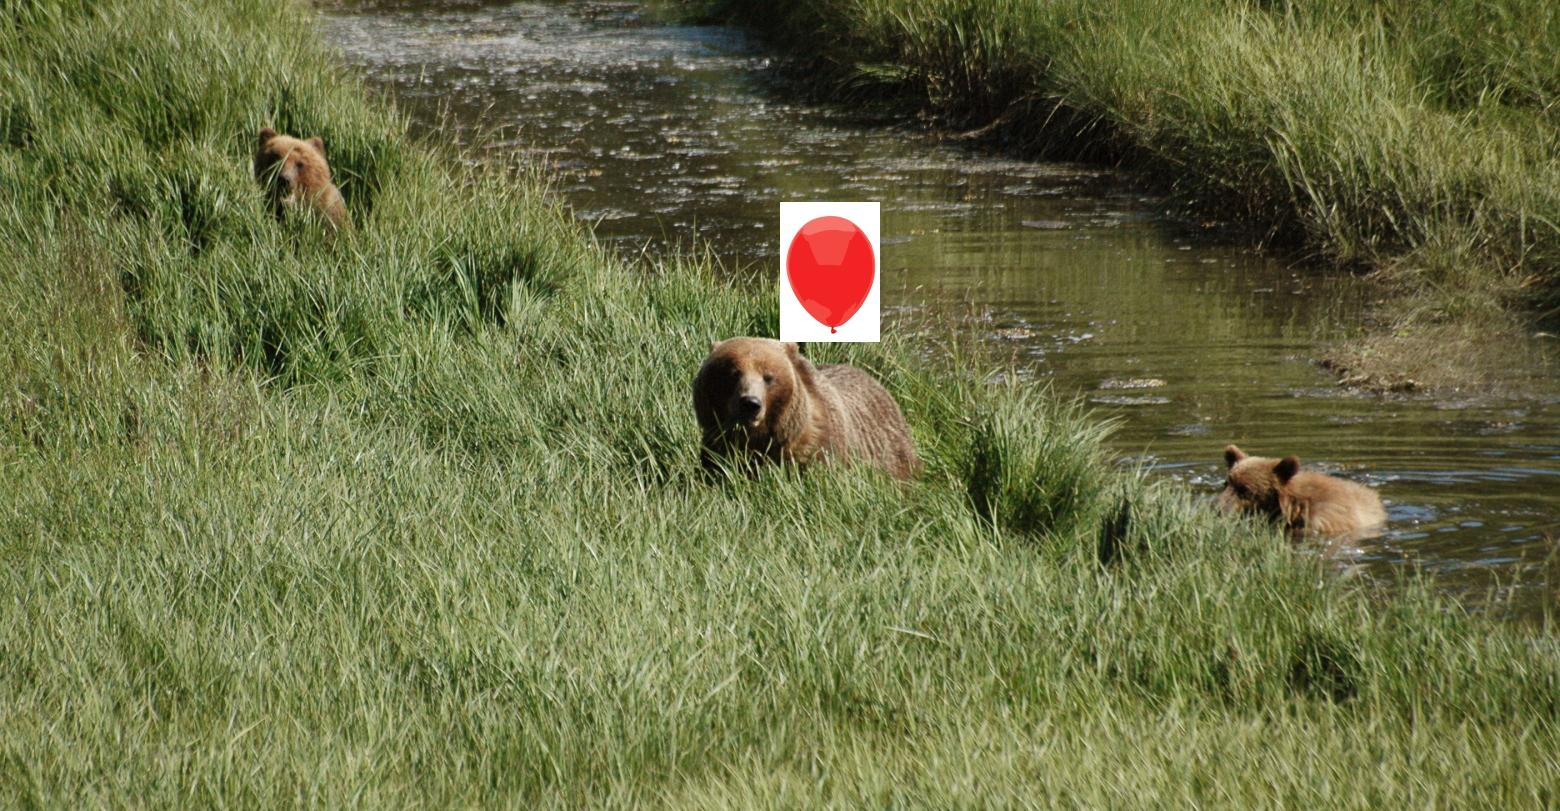

The script that saved this image:
from PIL import Image

balloon_image = Image.open("red_balloon.jpg")
balloon_width, balloon_height = balloon_image.size
balloon_pixel_map = balloon_image.load()

filename = 'bears_copy.jpg'
filepath = f"./{filename}"

file_out = 'bears3.jpg'
file_out_path = f"./{file_out}"

# Load the original image, and get its size and color mode.
orig_image = Image.open(filepath)
width, height = orig_image.size
mode = orig_image.mode

starting_x = int(width//2)
starting_y = int(height//4)

# Show information about the original image.
print(f"Original image: {filename}")
print(f"Size: {width} x {height} pixels")
print(f"Mode: {mode}")

# Load all pixels from the image.
orig_pixel_map = orig_image.load()


# Examine all pixels in the image.
print("\nPixel data:")
for x in range(10):
    for y in range(10):
        pixel = orig_pixel_map[x, y]
        print(pixel)

# Create a new image matching the original image's color mode, and size.
#   Load all the pixels from this new image as well.
new_image = Image.new(mode, (width, height))
new_pixel_map = new_image.load()

# Modify each pixel in the new image.
for x in range(width):
    for y in range(height):
        new_pixel_map[x, y] = orig_pixel_map[x, y]
        if x >= starting_x and x < (starting_x + balloon_width) and y >= starting_y and y < (starting_y + balloon_height):
            bx = x - starting_x
            by = y - starting_y
            new_pixel_map[x, y] = balloon_pixel_map[bx, by]
        else:
             new_pixel_map[x, y] = orig_pixel_map[x, y]

new_image.save(file_out_path)
